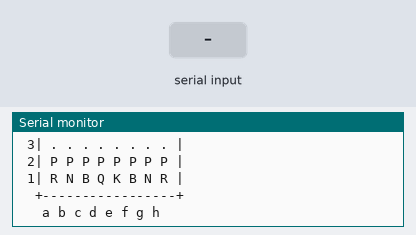
A sketch run on a simulated Arduino Uno, built with avr-gcc and run on an emulated ATmega328P. On the bench: the last lines printed to the serial monitor. The inputs (shaded band) are chosen by the test bench.

Above: at 1.4 s.
1.5 s: "1\n" received over Serial
At 2.2 s:
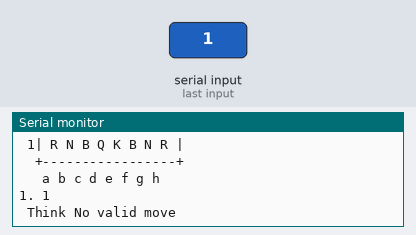
3.0 s: byte 10 ('\n') received over Serial
At 4.2 s:
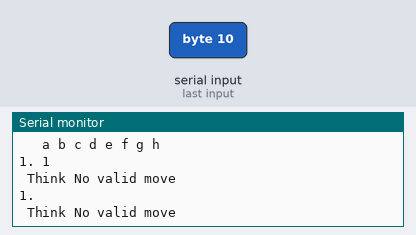
4.5 s: "0\n" received over Serial
At 5.7 s:
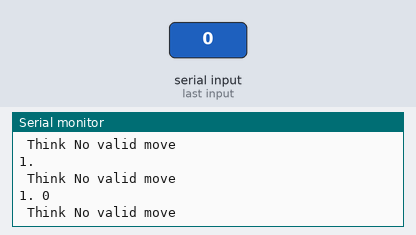
Timing chart, 0 to 7.5 s (numbered marks = the images above; inputs shaded):
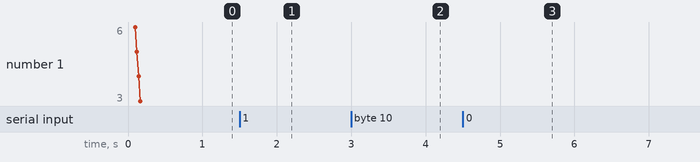

Measured:
- after the input at 1.5 s, the serial monitor: prints a new line at once (image 1)
- after the input at 3.0 s, the serial monitor: prints a new line at once (image 2)
- after the input at 4.5 s, the serial monitor: prints a new line at once (image 3)

The sketch:

chessEngineRaw.ino
```cpp
/***************************************************************************/
/* Ported chess program to Arduino UNO by rom3                             */
/* Based on:         micro-Max,       version 4.8                          */
/* A chess program smaller than 2KB (of non-blank source), by H.G. Muller  */
/* Chessuino by Diego Cueva                                                */
/* Atmel ATMega644 and AVR GCC, by Andre Adrian                            */
/* May 12 2019        Germany                                              */
/***************************************************************************/

#define W while
#define M 0x88
#define S 128
#define I 8000

#define MYRAND_MAX 65535     /* 16bit pseudo random generator */
long  N, T;                  /* N=evaluated positions+S, T=recursion limit */
short Q, O, K, R, k=16;      /* k=moving side */
char *p, c[5], Z;            /* p=pointer to c, c=user input, computer output, Z=recursion counter */

char L,
w[]={0,2,2,7,-1,8,12,23},                             /* relative piece values    */
o[]={-16,-15,-17,0,1,16,0,1,16,15,17,0,14,18,31,33,0, /* step-vector lists */
     7,-1,11,6,8,3,6,                                 /* 1st dir. in o[] per piece*/
     6,3,5,7,4,5,3,6};                                /* initial piece setup      */
/* board is left part, center-pts table is right part, and dummy */

char b[]={
  22, 19, 21, 23, 20, 21, 19, 22, 28, 21, 16, 13, 12, 13, 16, 21,
  18, 18, 18, 18, 18, 18, 18, 18, 22, 15, 10,  7,  6,  7, 10, 15,
   0,  0,  0,  0,  0,  0,  0,  0, 18, 11,  6,  3,  2,  3,  6, 11,
   0,  0,  0,  0,  0,  0,  0,  0, 16,  9,  4,  1,  0,  1,  4,  9,
   0,  0,  0,  0,  0,  0,  0,  0, 16,  9,  4,  1,  0,  1,  4,  9,
   0,  0,  0,  0,  0,  0,  0,  0, 18, 11,  6,  3,  2,  3,  6, 11,
   9,  9,  9,  9,  9,  9,  9,  9, 22, 15, 10,  7,  6,  7, 10, 15,
  14, 11, 13, 15, 12, 13, 11, 14, 28, 21, 16, 13, 12, 13, 16, 21, 0
};

char bk[16*8+1];

unsigned int seed=0;
uint32_t  byteBoard[8];

char sym[17] = {".?pnkbrq?P?NKBRQ"};
int mn=1;
char lastH[5], lastM[5];
unsigned short ledv=1;

String inputString = "";
bool stringComplete = false;  // whether the string is complete

void setup() {
  Serial.begin(9600);
  Serial.println("*** MicroMaxChess ***");
  lastH[0] = 0;
  serialBoard();
}

void loop() {
  int r;
  // Take move from human
  while (stringComplete == false) {
    getserialchar();
  }
  Serial.print(mn);
  Serial.print(". ");
  Serial.print(inputString.substring(0,4));
  c[0] = inputString.charAt(0);
  c[1] = inputString.charAt(1);
  c[2] = inputString.charAt(2);
  c[3] = inputString.charAt(3);
  c[4] = 0;
  // clear the string:
  inputString = "";
  stringComplete = false;
  Serial.print(" Think ");                       /* Turn for ARDUINO */

  K = *c - 16 * c[1] + 799, L = c[2] - 16 * c[3] + 799; /* parse entered move */
  N = 0;
  T = 0x3F;                                 /* T=Computer Play strength */
  bkp();                                    /* Save the board just in case */
  r = D(-I, I, Q, O, 1, 3);                 /* Check & do the human movement */
  if ( !(r > -I + 1) ) {
    Serial.println("Lose ");
    gameOver();
  }
  if (k == 0x10) {                          /* The flag turn must change to 0x08 */
    Serial.println("No valid move");
    return;
  }

  strcpy(lastH, c);                         /* Valid human movement */

  mn++;                                     /* Next move */

  K = I;
  N = 0;
  T = 0x3F;                                 /* T=Computer Play strength */
  r = D(-I, I, Q, O, 1, 3);                 /* Think & do*/
  if ( !(r > -I + 1) ) {
    Serial.println("Lose*");
    gameOver();
  }

  strcpy(lastM, c);                         /* Valid ARDUINO movement */
  r = D(-I, I, Q, O, 1, 3);
  if ( !(r > -I + 1) ) {
    Serial.println(lastM);
    gameOver();
  }
Serial.println(lastM);
   serialBoard();
}


/* User interface routines */

void getserialchar() {
  while (Serial.available() > 0) {
    // get the new byte:
    char inChar = (char)Serial.read();
    // add it to the inputString:
    inputString += inChar;
    // if the incoming character is a newline, set a flag so the main loop can
    // do something about it:
    if (inChar == '\n') {
      stringComplete = true;
    }
  }
}
unsigned short myrand(void) {
  unsigned short r = (unsigned short)(seed % MYRAND_MAX);
  return r = ((r << 11) + (r << 7) + r) >> 1;
}
/* recursive minimax search */
/* (q,l)=window, e=current eval. score, */
/* E=e.p. sqr.z=prev.dest, n=depth; return score */
short D(short q, short l, short e, unsigned char E, unsigned char z, unsigned char n) {
  short m, v, i, P, V, s;
  unsigned char t, p, u, x, y, X, Y, H, B, j, d, h, F, G, C;
  signed char r;
  if (++Z > 30) {                                   /* stack underrun check */
    --Z; return e;
  }
  q--;                                          /* adj. window: delay bonus */
  k ^= 24;                                      /* change sides             */
  d = Y = 0;                                    /* start iter. from scratch */
  X = myrand() & ~M;                            /* start at random field    */
  W(d++ < n || d < 3 ||                         /* iterative deepening loop */
    z & K == I && (N < T & d < 98 ||            /* root: deepen upto time   */
                   (K = X, L = Y & ~M, d = 3)))                /* time's up: go do best    */
  { x = B = X;                                   /* start scan at prev. best */
    h = Y & S;                                   /* request try noncastl. 1st*/
    P = d < 3 ? I : D(-l, 1 - l, -e, S, 0, d - 3); /* Search null move         */
    m = -P < l | R > 35 ? d > 2 ? -I : e : -P;   /* Prune or stand-pat       */
    ++N;                                         /* node count (for timing)  */
    do {
      u = b[x];                                   /* scan board looking for   */
      if (u & k) {                                /*  own piece (inefficient!)*/
        r = p = u & 7;                             /* p = piece type (set r>0) */
        j = o[p + 16];                             /* first step vector f.piece*/
        W(r = p > 2 & r < 0 ? -r : -o[++j])        /* loop over directions o[] */
        { A:                                        /* resume normal after best */
          y = x; F = G = S;                         /* (x,y)=move, (F,G)=castl.R*/
          do {                                      /* y traverses ray, or:     */
            H = y = h ? Y ^ h : y + r;               /* sneak in prev. best move */
            if (y & M)break;                         /* board edge hit           */
            m = E - S & b[E] && y - E < 2 & E - y < 2 ? I : m; /* bad castling             */
            if (p < 3 & y == E)H ^= 16;              /* shift capt.sqr. H if e.p.*/
            t = b[H]; if (t & k | p < 3 & !(y - x & 7) - !t)break; /* capt. own, bad pawn mode */
            i = 37 * w[t & 7] + (t & 192);           /* value of capt. piece t   */
            m = i < 0 ? I : m;                       /* K capture                */
            if (m >= l & d > 1)goto C;               /* abort on fail high       */
            v = d - 1 ? e : i - p;                   /* MVV/LVA scoring          */
            if (d - !t > 1)                          /* remaining depth          */
            { v = p < 6 ? b[x + 8] - b[y + 8] : 0;    /* center positional pts.   */
              b[G] = b[H] = b[x] = 0; b[y] = u | 32;  /* do move, set non-virgin  */
              if (!(G & M))b[F] = k + 6, v += 50;     /* castling: put R & score  */
              v -= p - 4 | R > 29 ? 0 : 20;           /* penalize mid-game K move */
              if (p < 3)                              /* pawns:                   */
              { v -= 9 * ((x - 2 & M || b[x - 2] - u) + /* structure, undefended    */
                          (x + 2 & M || b[x + 2] - u) - 1  /*        squares plus bias */
                          + (b[x ^ 16] == k + 36))          /* kling to non-virgin King */
                     - (R >> 2);                       /* end-game Pawn-push bonus */
                V = y + r + 1 & S ? 647 - p : 2 * (u & y + 16 & 32); /* promotion or 6/7th bonus */
                b[y] += V; i += V;                     /* change piece, add score  */
              }
              v += e + i; V = m > q ? m : q;          /* new eval and alpha       */
              C = d - 1 - (d > 5 & p > 2 & !t & !h);
              C = R > 29 | d < 3 | P - I ? C : d;     /* extend 1 ply if in check */
              do
                s = C > 2 | v > V ? -D(-l, -V, -v,     /* recursive eval. of reply */
                                       F, 0, C) : v;    /* or fail low if futile    */
              W(s > q&++C < d); v = s;
              if (z && K - I && v + I && x == K & y == L) /* move pending & in root:  */
              { Q = -e - i; O = F;                     /*   exit if legal & found  */
                R += i >> 7; --Z; return l;            /* captured non-P material  */
              }
              b[G] = k + 6; b[F] = b[y] = 0; b[x] = u; b[H] = t; /* undo move,G can be dummy */
            }
            if (v > m)                               /* new best, update max,best*/
              m = v, X = x, Y = y | S & F;            /* mark double move with S  */
            if (h) {
              h = 0;  /* redo after doing old best*/
              goto A;
            }
            if (x + r - y | u & 32 |                 /* not 1st step,moved before*/
                p > 2 & (p - 4 | j - 7 ||             /* no P & no lateral K move,*/
                         b[G = x + 3 ^ r >> 1 & 7] - k - 6     /* no virgin R in corner G, */
                         || b[G ^ 1] | b[G ^ 2])               /* no 2 empty sq. next to R */
               )t += p < 5;                           /* fake capt. for nonsliding*/
            else F = y;                              /* enable e.p.              */
          } W(!t);                                  /* if not capt. continue ray*/
        }
      }
    } W((x = x + 9 & ~M) - B);                 /* next sqr. of board, wrap */
C: if (m > I - M | m < M - I)d = 98;           /* mate holds to any depth  */
    m = m + I | P == I ? m : 0;                  /* best loses K: (stale)mate*/
    if (z && d > 2)
    { *c = 'a' + (X & 7); c[1] = '8' - (X >> 4); c[2] = 'a' + (Y & 7); c[3] = '8' - (Y >> 4 & 7); c[4] = 0;
      char buff[150];
    }
  }                                             /*    encoded in X S,8 bits */
  k ^= 24;                                      /* change sides back        */
  --Z; return m += m < e;                       /* delayed-loss bonus       */
}
void gameOver() {
  for (;;);
}
void bkp() {
  for (int i = 0; i < 16 * 8 + 1; i++) {
    bk[i] = b[i];
  }
}
void serialBoard(){
  Serial.println("  +-----------------+");
  for(int i=0; i<8; i++){
        Serial.print(' ');
        Serial.print(8-i);
        Serial.print("| ");
        for(int j=0; j<8; j++){
            char c = sym[b[16*i+j]&15];
            Serial.print(c);
            Serial.print(' ');
        }
        Serial.println('|');
  }
  Serial.println("  +-----------------+");
  Serial.println("   a b c d e f g h");
}
```
